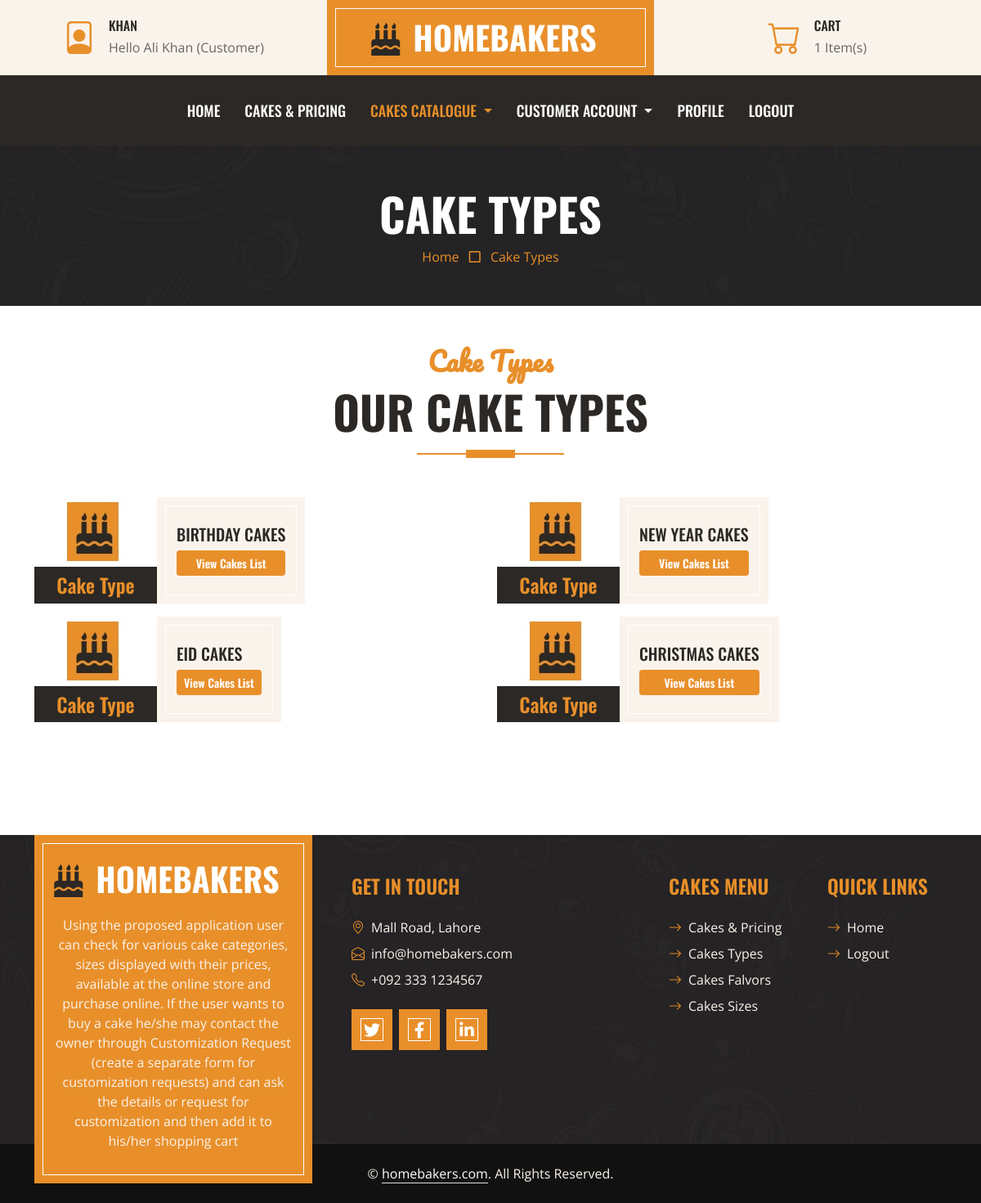
/types (signed in), run on the app's committed database.
### homebaker/models.py (models this page shows, shortened)
class Users(db.Model,UserMixin):
        id=db.Column(db.Integer, primary_key=True)
        loginid = db.Column(db.String(200),unique=True,nullable=False)
        password = db.Column(db.String(255),nullable=False)
        name = db.Column(db.String(100),nullable=False)
        contact = db.Column(db.String(20),nullable=False)
        email = db.Column(db.String(200),nullable=False)
        address = db.Column(db.String(255),nullable=True)
        utype = db.Column(db.String(15),nullable=True, default='Customer')
        status = db.Column(db.String(15),nullable=True, default='Active')
        photo = db.Column(db.String(100),nullable=True, default='user.png')
        date_created = db.Column(db.DateTime, default=datetime.utcnow)
        cart=db.relationship('Carts',backref=db.backref('usercart')) # PK -> FK (Cart)
        order=db.relationship('Orders',backref=db.backref('userorder')) # PK -> FK (Order)
        item=db.relationship('Items',backref=db.backref('useritem')) # PK -> FK (Item)

class Types(db.Model):
        id=db.Column(db.Integer, primary_key=True)
        title = db.Column(db.String(50),nullable=False)
        date_created = db.Column(db.DateTime, default=datetime.utcnow)
        def __repr__(self):
                return self.title

### homebaker/routes.py (the view)
@app.route('/types')
def types():
    userId=0
    cCount=0
    if current_user.is_authenticated:
        userId=format(current_user.id)
        carts=Carts.query.filter_by(customer_id=userId).all();
        for c in carts:
            cCount = cCount + c.qty
    page ='Cake Types'
    sub_page='Cake Types'
    pgTitle=title+' | '+page
    records = Types.query.all()
    print(records)
    return render_template("types.html",records=records, page= page, sub_page=sub_page,pgTitle=pgTitle,cCount=cCount)

### homebaker/routes.py (called while the page is built)
@login_manager.user_loader
def load_user(user_id):
    return Users.query.get(int(user_id))

### homebaker/templates/types.html (shortened to what this page needs)
{% extends 'base.html' %}
{% block body %}
<div class="container-fluid bg-dark bg-img p-5">
    <div class="row">
        <div class="col-12 text-center">
            <h1 class="display-4 text-uppercase text-white">{% if sub_page %} {{sub_page}} {% else %} PAGE {% endif %}</h1>
            <a href="{{url_for('index')}}">Home</a>
            <i class="far fa-square text-primary px-2"></i>
            <a href="{{url_for('login')}}">{% if sub_page %} {{sub_page}} {% else %} Add {% endif %}</a>
        </div>
    </div>
</div>
<div class="container-fluid about py-5">
    <div class="container">
        <div class="section-title position-relative text-center mx-auto mb-5 pb-3" style="max-width: 600px;">
            <h2 class="text-primary font-secondary">Cake Types</h2>
            <h1 class="display-4 text-uppercase">Our Cake Types</h1>
        </div>
        <div class="tab-class text-center">
            <div class="tab-content">
                <div id="tab-1" class="tab-pane fade p-0 active show">
                    <div class="row g-3">
                        {% for rec in records %}
                        <div class="col-lg-6">
                            <div class="d-flex h-100">
                                <div class="flex-shrink-0">
                                    <img class="img-fluid" src="{{ url_for('static',filename='img/no-image.png') }}" alt="" style="width: 150px; height: 85px;">
                                    <h4 class="bg-dark text-primary p-2 m-0">Cake Type</h4>
                                </div>
                                <div class="d-flex flex-column justify-content-center text-start bg-secondary border-inner px-4">
                                    <h5 class="text-uppercase">{{rec.title}}</h5>
                                    <a href="{{url_for('cakes',qt=rec.title)}}" class="btn btn-sm btn-primary" >View Cakes List</a>
                                </div>
                            </div>
                        </div>
                        {% endfor %}
                    </div>
                </div>
            </div>
        </div>
    </div>
</div>
{% endblock %}

### homebaker/templates/base.html (shortened to what this page needs)
<!DOCTYPE html>
<html lang="en">
<head>
    <link href="https://cdnjs.cloudflare.com/ajax/libs/font-awesome/5.10.0/css/all.min.css" rel="stylesheet">
    <link href="https://cdn.jsdelivr.net/npm/bootstrap-icons@1.4.1/font/bootstrap-icons.css" rel="stylesheet">
    <link href="{{ url_for('static',filename='lib/owlcarousel/assets/owl.carousel.min.css') }}" rel="stylesheet">
    <link href="{{ url_for('static',filename='css/bootstrap.min.css') }}" rel="stylesheet">
    <link href="{{ url_for('static',filename='css/style.css') }}" rel="stylesheet">
</head>
<body>
        <div class="container-fluid px-0 d-none d-lg-block">
            <div class="row gx-0">
                <div class="col-lg-4 text-center bg-secondary py-3">
                    <div class="d-inline-flex align-items-center justify-content-center">
                        <i class="bi bi-file-person fs-1 text-primary me-3"></i>
                        <div class="text-start">
                            <h6 class="text-uppercase mb-1">{{ current_user.loginid if current_user.is_authenticated else 'Guest'}}</h6>
                            <span>Hello {{ current_user.name if current_user.is_authenticated else 'Guest'}} ({{ current_user.utype if current_user.is_authenticated else 'Guest'}})</span>
                        </div>
                    </div>
                </div>
                <div class="col-lg-4 text-center bg-primary border-inner py-3">
                    <div class="d-inline-flex align-items-center justify-content-center">
                        <a href="{{url_for('index')}}" class="navbar-brand">
                            <h1 class="m-0 text-uppercase text-white"><i class="fa fa-birthday-cake fs-1 text-dark me-3"></i>HomeBakers</h1>
                        </a>
                    </div>
                </div>
                <div class="col-lg-4 text-center bg-secondary py-3">
                    <div class="d-inline-flex align-items-center justify-content-center">
                        <i class="bi bi-cart fs-1 text-primary me-3"></i>
                        <div class="text-start">
                            <h6 class="text-uppercase mb-1">Cart</h6>
                            <span>{{cCount}} Item(s)</span>
                        </div>
                    </div>
                </div>
            </div>
        </div>
    <nav class="navbar navbar-expand-lg bg-dark navbar-dark shadow-sm py-3 py-lg-0 px-3 px-lg-0">
        <div class="collapse navbar-collapse" id="navbarCollapse">
            <div class="navbar-nav ms-auto mx-lg-auto py-0">
                <a href="{{url_for('index')}}" class="nav-item nav-link {% if page == 'Home' %} active {% endif %}">Home</a>
                {% if current_user.is_authenticated %}
                {% if current_user.utype != 'Admin' %}
                <a href="{{url_for('cakes')}}" class="nav-item nav-link {% if page == 'Cakes' %} active {% endif %}">Cakes & Pricing</a>
                {% endif %}
                {% endif %}
                <div class="nav-item dropdown">
                    <a href="#" class="nav-link dropdown-toggle {% if page == 'Cake Types' or page == 'Cake Sizes'  or page == 'Customization'  or page == 'Cake Flavors'  or sub_page == 'Customer Orders'  or sub_page == 'Our Cakes' %} active {% endif %}" data-bs-toggle="dropdown">Cakes Catalogue </a>
                </div>
                {% if current_user.is_authenticated %}
                 {% if current_user.utype == 'Customer' %}
                <div class="nav-item dropdown">
                    <a href="#" class="nav-link dropdown-toggle  {% if page == 'Cart' or page == 'Orders'  %} active {% endif %}" data-bs-toggle="dropdown">Customer Account </a>
                </div>
                {% endif %}
                {% endif %}
                {% if current_user.is_authenticated %}
				<a href="{{url_for('profile')}}" class="nav-item nav-link {% if page == 'Profile' %} active {% endif %}">Profile</a>
				<a href="{{url_for('logout')}}" class="nav-item nav-link">Logout</a>
                {% else %}
				<a href="{{url_for('login')}}" class="nav-item nav-link {% if page == 'Login' %} active {% endif %}">Sign In</a>
				<a href="{{url_for('register')}}" class="nav-item nav-link {% if page == 'Register' %} active {% endif %}">Register</a>
                {% endif %}
            </div>
        </div>
    </nav>
    {% block body %}
    {% endblock %}
        <div class="container-fluid bg-img text-secondary" style="margin-top: 90px">
            <div class="container">
                <div class="row gx-5">
                    <div class="col-lg-4 col-md-6 mb-lg-n5">
                        <div class="d-flex flex-column align-items-center justify-content-center text-center h-100 bg-primary border-inner p-4">
                            <a href="{{url_for('index')}}" class="navbar-brand">
                                <h1 class="m-0 text-uppercase text-white"><i class="fa fa-birthday-cake fs-1 text-dark me-3"></i>HomeBakers</h1>
                            </a>
                            <p class="mt-3">
                            Using the proposed application user can check for various cake categories, sizes displayed with their prices, available at the online store and purchase online. If the user wants to buy a cake he/she may contact the owner through Customization Request (create a separate form for customization requests) and can ask the details or request for customization and then add it to his/her shopping cart
                            </p>
                        </div>
                    </div>
                    <div class="col-lg-8 col-md-6">
                        <div class="row gx-5">
                            <div class="col-lg-6 col-md-6 pt-5 mb-5">
                                <h4 class="text-primary text-uppercase mb-4">Get In Touch</h4>
                                <div class="d-flex mb-2">
                                    <i class="bi bi-geo-alt text-primary me-2"></i>
                                    <p class="mb-0">Mall Road, Lahore</p>
                                </div>
                                <div class="d-flex mb-2">
                                    <i class="bi bi-envelope-open text-primary me-2"></i>
                                    <p class="mb-0">info@homebakers.com</p>
                                </div>
                                <div class="d-flex mb-2">
                                    <i class="bi bi-telephone text-primary me-2"></i>
                                    <p class="mb-0">+092 333 1234567</p>
                                </div>
                                <div class="d-flex mt-4">
                                    <a class="btn btn-lg btn-primary btn-lg-square border-inner rounded-0 me-2" href="#"><i class="fab fa-twitter fw-normal"></i></a>
                                    <a class="btn btn-lg btn-primary btn-lg-square border-inner rounded-0 me-2" href="#"><i class="fab fa-facebook-f fw-normal"></i></a>
                                    <a class="btn btn-lg btn-primary btn-lg-square border-inner rounded-0 me-2" href="#"><i class="fab fa-linkedin-in fw-normal"></i></a>
                                </div>
                            </div>
                            <div class="col-lg-3 col-md-3 pt-0 pt-lg-5 mb-5">
                                <h4 class="text-primary text-uppercase mb-4">Cakes Menu</h4>
                                <div class="d-flex flex-column justify-content-start">
                                    <a class="text-secondary mb-2" href="{{url_for('cakes')}}"><i class="bi bi-arrow-right text-primary me-2"></i>Cakes & Pricing</a>
                                    <a class="text-secondary mb-2" href="{{url_for('types')}}"><i class="bi bi-arrow-right text-primary me-2"></i>Cakes Types</a>
                                    <a class="text-secondary mb-2" href="{{url_for('flavors')}}"><i class="bi bi-arrow-right text-primary me-2"></i>Cakes Falvors</a>
                                    <a class="text-secondary mb-2" href="{{url_for('sizes')}}"><i class="bi bi-arrow-right text-primary me-2"></i>Cakes Sizes</a>
                                </div>
                            </div>
                            <div class="col-lg-3 col-md-3 pt-0 pt-lg-5 mb-5">
                                <h4 class="text-primary text-uppercase mb-4">Quick Links</h4>
                                <div class="d-flex flex-column justify-content-start">
                                    <a class="text-secondary mb-2" href="{{url_for('index')}}"><i class="bi bi-arrow-right text-primary me-2"></i>Home</a>
                                    {% if current_user.is_authenticated %}
                                    <a class="text-secondary" href="{{url_for('logout')}}"><i class="bi bi-arrow-right text-primary me-2"></i>Logout</a>
                                    {% else %}
                                    <a class="text-secondary mb-2" href="{{url_for('login')}}"><i class="bi bi-arrow-right text-primary me-2"></i>Sign In</a>
                                    <a class="text-secondary" href="{{url_for('register')}}"><i class="bi bi-arrow-right text-primary me-2"></i>Register</a>
                                    {% endif %}
                                </div>
                            </div>
                        </div>
                    </div>
                </div>
            </div>
        </div>
        <div class="container-fluid text-secondary py-4" style="background: #111111;">
            <div class="container text-center">
                <p class="mb-0">&copy; <a class="text-white border-bottom" href="{{url_for('index')}}">homebakers.com</a>. All Rights Reserved.</p>
            </div>
        </div>
</body>
</html>

### homebaker/static/css/style.css (style rules this page uses)
:root { --primary: #E88F2A; --secondary: #FAF3EB; --light: #FFFFFF; --dark: #2B2825; }
.font-secondary { font-family: 'Pacifico', cursive; }
h1, h2, .font-weight-bold { font-weight: 700 !important; }
h3, h4, .font-weight-semi-bold { font-weight: 600 !important; }
h5, h6, .font-weight-medium { font-weight: 500 !important; }
.btn { font-family: 'Oswald', sans-serif; font-weight: 600; transition: .5s; }
.btn-primary { color: #FFFFFF; }
.border-inner { position: relative; }
.border-inner * { position: relative; z-index: 1; }
.border-inner::before { position: absolute; content: ""; top: 10px; right: 10px; bottom: 10px; left: 10px; background: none; border: 1px solid var(--light); z-index: 0; }
.btn-lg-square { width: 50px; height: 50px; }
.btn-square, .btn-sm-square, .btn-lg-square { padding-left: 0; padding-right: 0; text-align: center; }
.navbar-dark .navbar-nav .nav-link { font-family: 'Oswald', sans-serif; padding: 30px 15px; font-size: 18px; font-weight: 500; text-transform: uppercase; color: var(--light); outline: none; transition: .5s; }
.navbar-dark .navbar-nav .nav-link:hover, .navbar-dark .navbar-nav .nav-link.active { color: var(--primary); }
.section-title::before { position: absolute; content: ""; width: 60px; height: 10px; left: 50%; bottom: 0; margin-left: -30px; background: var(--primary); }
.section-title::after { position: absolute; content: ""; width: 180px; height: 2px; left: 50%; bottom: 4px; margin-left: -90px; background: var(--primary); }
.bg-img { background: linear-gradient(rgba(43, 40, 37, .5), rgba(43, 40, 37, .5)), url(../img/bg.jpg) center center no-repeat; background-size: cover; }

### data on the page
Users: loginid "KHAN", name "Ali Khan", utype "Customer"
Types: title "BIRTHDAY CAKES"
Types: title "NEW YEAR CAKES"
Types: title "EID CAKES"
Types: title "CHRISTMAS CAKES"

### other printed values
{{ cCount }} "1"
{{ sub_page }} "CAKE TYPES"
{{ sub_page }} "Cake Types"
